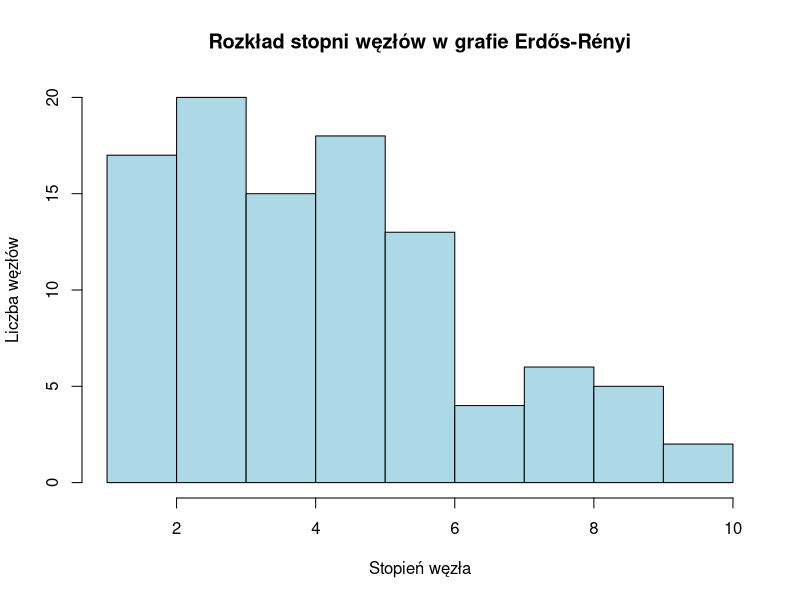
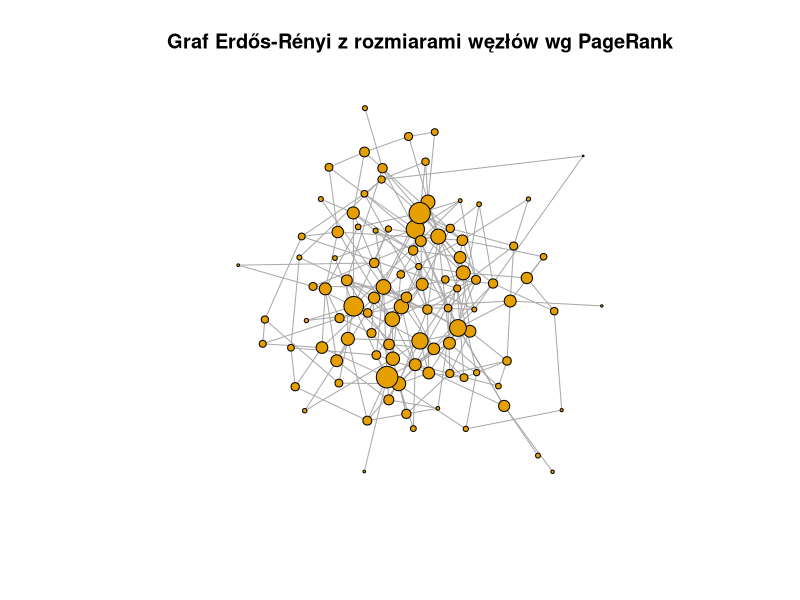

The R source for these figures, in order:
library(igraph)

g <- erdos.renyi.game(n = 100, p.or.m = 0.05)

summary(g)
# Graf nie jest ważony bo w podsumowaniu nie ma litery 'W'

V(g)
E(g)

E(g)$weight <- runif(length(E(g)), 0.01, 1)

summary(g)
# Graf jest ważony bo w podsumowaniu jest litera 'W'

node_degrees <- degree(g)
node_degrees

hist(node_degrees,
     main = "Rozkład stopni węzłów w grafie Erdős-Rényi",
     xlab = "Stopień węzła",
     ylab = "Liczba węzłów",
     col = "lightblue",
     breaks = 10)

cl <- components(g)
cat("Liczba klastrów:", cl$no, "\n")
cat("Rozmiary klastrów:", cl$csize, "\n")

pr <- page_rank(g)$vector

plot(g,
     vertex.size = pr * 500,
     vertex.label = NA,
     edge.arrow.size = 0.3,
     main = "Graf Erdős-Rényi z rozmiarami węzłów wg PageRank")
